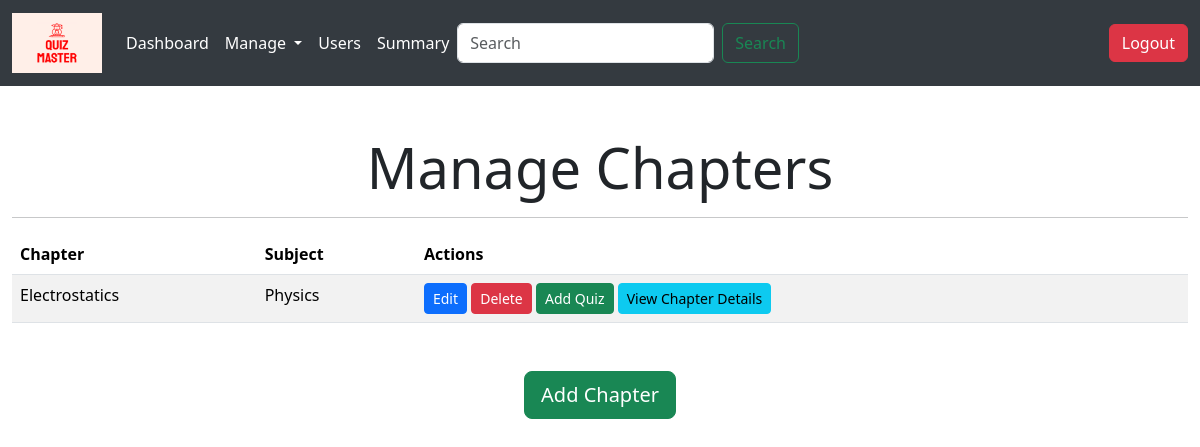
Page /manage_chapters (signed in) on the earlier database version.
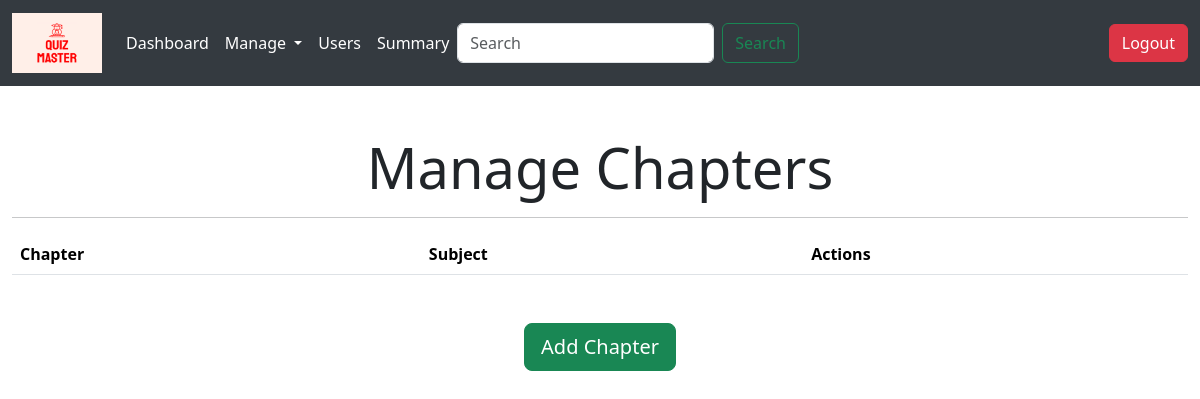
Same page on the later database version.
### controller/models.py (models this page shows)
class Chapter(db.Model):
    id = db.Column(db.Integer, primary_key = True, autoincrement = True)
    subject_id = db.Column(db.Integer, db.ForeignKey('subject.id'), nullable = False)
    name = db.Column(db.String(128), unique = True, nullable = False)
    description = db.Column(db.Text)
    quizzes = db.relationship('Quiz', backref = 'chapter', lazy = True)

class Subject(db.Model):
    id = db.Column(db.Integer,primary_key = True, autoincrement = True)
    name = db.Column(db.String(128), unique = True, nullable = False)
    description = db.Column(db.Text)
    chapters = db.relationship('Chapter', backref = 'subject', lazy = True)

### controller/admin_routes.py (the view)
@app.route('/manage_chapters')
@login_required
def manage_chapters():
    if current_user.role != 'admin':
        flash('You are not authorized to view this page!', 'danger')
        return redirect(url_for('home'))
    chapters = Chapter.query.all()
    subjects = Subject.query.all()
    return render_template('manage_chapters.html', chapters=chapters, subjects=subjects)

### controller/authorization_routes.py (called while the page is built)
@login_manager.user_loader
def load_user(user_id):
    return User.query.get(int(user_id))

### templates/manage_chapters.html (shortened to what this page needs)
{% extends 'base.html' %}
{% block content %}
  <div class="container-fluid mt-5">
    <h1 class="display-4 text-center">Manage Chapters</h1>
    <hr>
    <div class="table-responsive">
      <table class="table table-striped">
        <thead class="thead-dark">
          <tr>
            <th>Chapter</th>
            <th>Subject</th>
            <th>Actions</th>
          </tr>
        </thead>
        <tbody>
          {% for chapter in chapters %}
            <tr>
              <td>{{ chapter.name }}</td>
              <td>{{ chapter.subject.name }}</td>
              <td>
                <a href="{{ url_for('edit_chapter', chapter_id=chapter.id) }}" class="btn btn-primary btn-sm">Edit</a>
                <a href="{{ url_for('delete_chapter', chapter_id=chapter.id) }}" onclick="return confirm('Are you sure you want to delete?')" class="btn btn-danger btn-sm">Delete</a>
                <a href="{{ url_for('add_quiz', chapter_id=chapter.id) }}" class="btn btn-success btn-sm">Add Quiz</a>
                <a href="{{ url_for('chapter_details', chapter_id=chapter.id) }}" class="btn btn-info btn-sm">View Chapter Details</a>
              </td>
            </tr>
          {% endfor %}
        </tbody>
      </table>
    </div>
    <div class="text-center mt-3">
      <a href="{{ url_for('add_chapter') }}" class="btn btn-success btn-lg mt-3">Add Chapter</a>
    </div>
  </div>
{% endblock %}

Differences in the rows shown:
removed Chapter: name "Electrostatics", subject.name "Physics"
